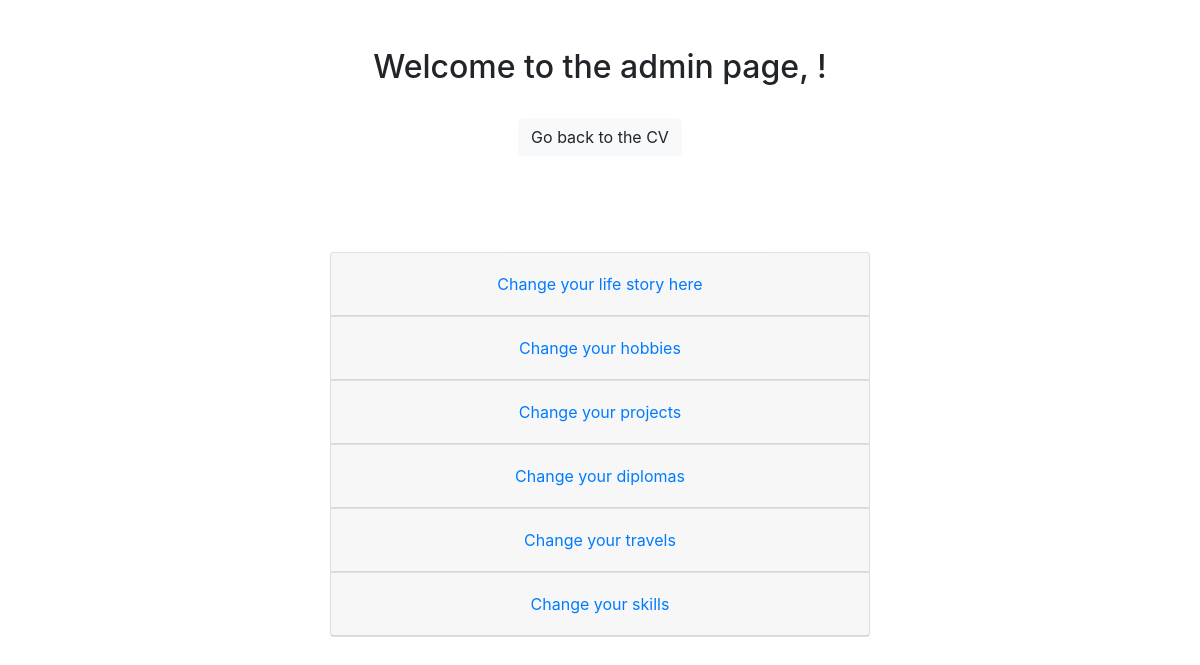
The app's page /admin.php, older data.
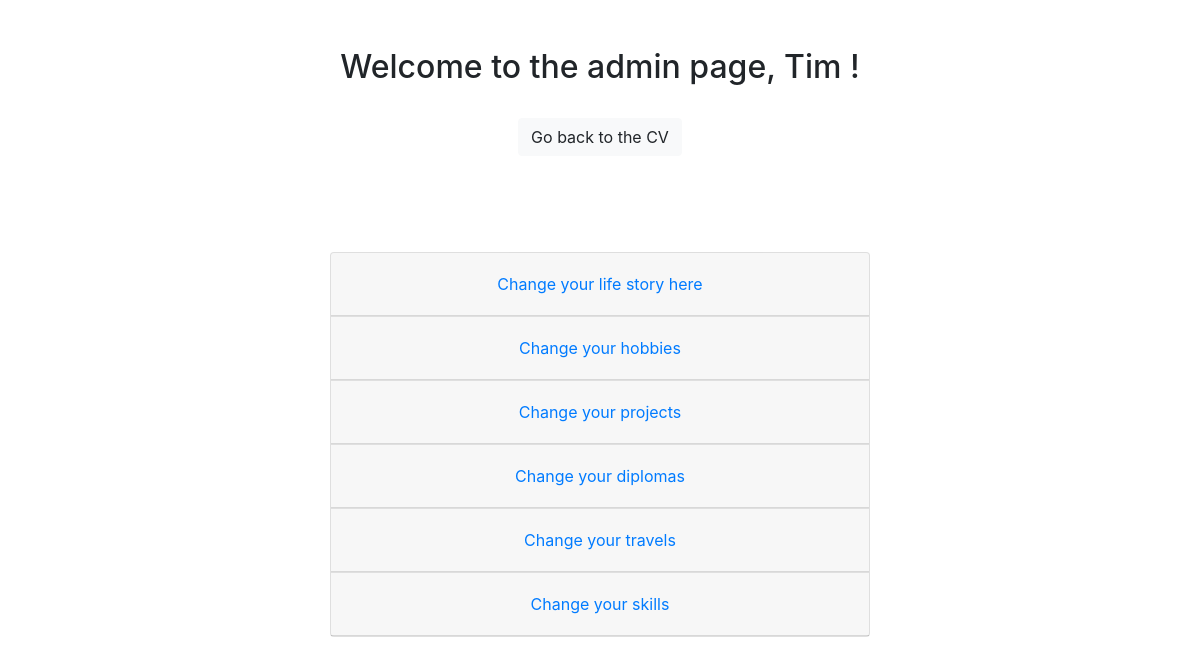
The same page, newer data.
### tables this page shows
CREATE TABLE users (
  userID INTEGER NOT NULL AUTO_INCREMENT,
  username VARCHAR(65) NOT NULL UNIQUE,
  password VARCHAR(32) NOT NULL,
  filepath_photo text NOT NULL,
  created_at DATETIME DEFAULT CURRENT_TIMESTAMP,
  updated_at DATETIME DEFAULT CURRENT_TIMESTAMP,  PRIMARY KEY (userID)
);

### connect.php (called while the page is built, shortened)
<?php
$connection = mysqli_connect(DB_HOST, DB_USER, DB_PASS, DB_DATABASE);
function fetch_record($query) {
    global $connection;
    $result = $connection->query($query);
    return mysqli_fetch_assoc($result);
}
?>

### admin.php (the view, shortened to what this page needs)
<!DOCTYPE html>
<html lang="en" dir="ltr">
  <head>
    <?php require_once('connect.php');
    ?>
    <link href="https://stackpath.bootstrapcdn.com/bootstrap/4.1.0/css/bootstrap.min.css" rel="stylesheet">
    <link rel="stylesheet" href="./assets/css/styles.css">
    <link rel="stylesheet" href="./assets/css/animate.css">
  </head>
  <body>
    <div class="container">
      <div class="row" id="admin-intro">
        <div class="col-12">
          <h2 class="mt-5">Welcome to the admin page, <?php echo fetch_record("SELECT username FROM users WHERE userID = 1")['username']; ?> !</h2>
          <br>
          <a class="btn btn-light" href="index.php">Go back to the CV</a>
          <br>
          <br>
          <br><br>
        </div>
      </div>
      <br>
      <div class="row justify-content-center">
        <div class="col-6">
          <div class="accordion mb-5" id="accordion">
            <div class="card">
              <div class="card-header card-header__headline--centered" id="headingOne">
                <h5 class="mb-0">
                  <button class="btn btn-link" type="button" data-toggle="collapse" data-target="#collapseOne" aria-expanded="true" aria-controls="collapseOne">
                    Change your life story here
                  </button>
                </h5>
              </div>
            </div>
            <div class="card">
              <div class="card-header card-header__headline--centered" id="headingTwo">
                <h5 class="mb-0">
                  <button class="btn btn-link collapsed" type="button" data-toggle="collapse" data-target="#collapseTwo" aria-expanded="false" aria-controls="collapseTwo">
                    Change your hobbies
                  </button>
                </h5>
              </div>
            </div>
            <div class="card">
              <div class="card-header card-header__headline--centered" id="headingThree">
                <h5 class="mb-0">
                  <button class="btn btn-link collapsed" type="button" data-toggle="collapse" data-target="#collapseThree" aria-expanded="false" aria-controls="collapseThree">
                    Change your projects
                  </button>
                </h5>
              </div>
            </div>
            <div class="card">
              <div class="card-header card-header__headline--centered" id="headingFour">
                <h5 class="mb-0">
                  <button class="btn btn-link collapsed" type="button" data-toggle="collapse" data-target="#collapseFour" aria-expanded="false" aria-controls="collapseFour">
                    Change your diplomas
                  </button>
                </h5>
              </div>
            </div>
            <div class="card">
              <div class="card-header card-header__headline--centered" id="headingFive">
                <h5 class="mb-0">
                  <button class="btn btn-link collapsed" type="button" data-toggle="collapse" data-target="#collapseFive" aria-expanded="false" aria-controls="collapseFive">
                    Change your travels
                  </button>
                </h5>
              </div>
            </div>
            <div class="card">
              <div class="card-header card-header__headline--centered" id="headingSix">
                <h5 class="mb-0">
                  <button class="btn btn-link collapsed" type="button" data-toggle="collapse" data-target="#collapseSix" aria-expanded="false" aria-controls="collapseSix">
                    Change your skills
                  </button>
                </h5>
              </div>
            </div>
          </div>
        </div>
      </div>
    </div>
  </body>
</html>

### assets/css/styles.css (style rules this page uses)
#admin-intro { text-align: center; }
.card-header__headline--centered { text-align: center; }

Row changes from the older to the newer data that the page shows:
added users: username "Tim"
